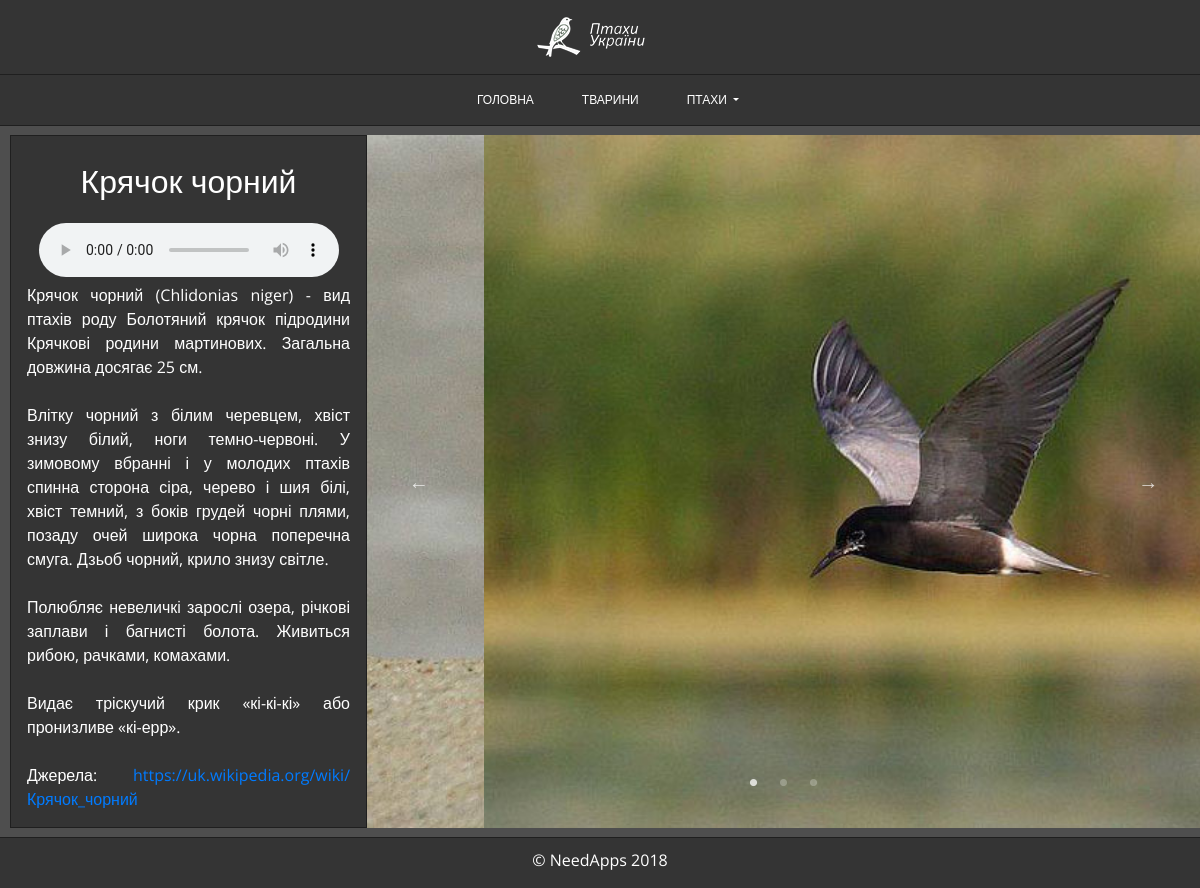
The app's page /waterfowl/1 with its own data.
### waterfowl/models.py (models this page shows, shortened)
class Gallery(models.Model):
    articles = models.ForeignKey(Articles, on_delete=models.CASCADE, related_name='images')
    image_detail = models.ImageField(upload_to='gallery')

class Articles(models.Model):
    title = models.CharField(max_length=120)
    post = models.TextField()
    image = models.ImageField(blank=True, null=True)
    audio = models.FileField(blank=True, null=True)

### templates/waterfowl/post.html (shortened to what this page needs)
<!DOCTYPE html>
<html lang="en">
<head>
    {% load static %}
    <link rel="stylesheet" href="https://cdnjs.cloudflare.com/ajax/libs/normalize/8.0.1/normalize.css">
    <link rel="stylesheet" href="{% static 'css/bootstrap.min.css' %}" type="text/css">
    <link rel="stylesheet" href="{% static 'css/slick.css' %}" type="text/css">
    <link rel="stylesheet" href="{% static 'css/slick-theme.css' %}" type="text/css">
    <link rel="stylesheet" href="{% static 'css/main.css' %}" type="text/css">
</head>
<body class="body">
<header class="header">
    <a href="../"><img src="{% static 'mainApp/images/birds-logo.png' %}" alt="logo" class="logo"></a>
</header>
<nav class="navbar navbar-expand-lg navbar-dark bg-dark">
  <div class="collapse navbar-collapse" id="navbarSupportedContent">
    <ul class="navbar-nav justify-content-center flex-fill ">
      <li class="nav-item active">
        <a class="nav-link" href="/">Головна <span class="sr-only">(current)</span></a>
      </li>
      <li class="nav-item active">
        <a class="nav-link" href="#">Тварини</a>
      </li>
      <li class="nav-item dropdown active">
        <a class="nav-link dropdown-toggle" href="#" id="navbarDropdown" role="button" data-toggle="dropdown" aria-haspopup="true" aria-expanded="false">
          Птахи
        </a>
      </li>
    </ul>
  </div>
</nav>
<div class="detail-content">
        <div class="slider">
            <div class="slider-child">
                {% for image in articles.images.all %}
                    <img class="img-fluid image-detail" src="{{ image.image_detail.url }}">
                {% endfor %}
            </div>
        </div>
        <div class="detail-text">
            <h2 class="title-detail">{{ articles.title }}</h2>
            <div class="audio">
                <audio controls>
                    <source src="{{ articles.audio.url }}" type="audio/mpeg">
                </audio>
            </div>
            <div>{{ articles.post|safe|urlize|linebreaksbr }}</div>
        </div>
    <footer class="footer">
        <p class="footerText">
            &copy; NeedApps 2018
        </p>
    </footer>
</div>
</body>
</html>

### static/css/main.css (style rules this page uses)
html { box-sizing: border-box; position: relative; min-height: 100%; scrollbar-face-color: #646464; scrollbar-base-color: #646464; scrollbar-3dlight-color: #646464; scrollbar-highlight-color: #646464; scrollbar-track-color: #000; scrollbar-arrow-color: #000; scrollbar-shadow-color: #646464; }
.body { font-family: 'Open Sans', sans-serif; margin: 0; }
* { box-sizing: inherit; }
.header { position: absolute; left: 0; top: 0; width: 100%; height: 75px; background-color: #343434; padding: 10px 0; border-bottom: 1px solid #1f1f1f; }
.footer { background-color: #343434; border-top: 1px solid #1f1f1f; text-align: center; color: white; position: absolute; left: 0; bottom: 0; width: 100%; }
.footerText { color: white; margin: 0 auto; padding: 10px 0 10px 0; height: 50px; }
.logo { display: block; margin: 0 auto; }
.bg-dark { background-color: #343434!important; border-bottom: 1px solid #1f1f1f; }
.nav-item { text-transform: uppercase; font-size: 12px; font-weight: normal; padding: .5rem 1rem; }
.navbar { padding: 0; position: absolute; left: 0; top: 75px; width: 100%; }
.detail-content { height: 100vh; padding: 165px 0 90px 40px; background-color: #4e4e4e; }
.detail-text { width: 30%; height: 100%; overflow-y: auto; float: right; text-align: justify; color: white; background-color: #343434; padding: 16px; border: 1px solid #1f1f1f; }
.slider { white-space: nowrap; overflow-x: auto; height: 100%; width: 70%; float: right; }
.slider-child { height: 100%; }
.slick-dotted.slick-slider { margin-bottom: 0; }
.image-detail { display: inline-block; object-fit: cover; }
.title-detail { text-align: center; color: white; padding-bottom: 15px; padding-top: 10px; }
.audio { margin: 0 auto; display: table; }
@media only screen and (max-width: 1220px) and (min-width: 1131px) { .detail-content { padding: 135px 0 60px 10px; } }

### records on screen
Gallery: image_detail (picture)
Gallery: image_detail (picture)
Articles: title "Крячок чорний", post "Крячок чорний (Chlidonias niger) - вид птахів роду Болотяний крячок підродини Крячкові родини мартинових. Загальна довжина досягає 25 см. Влітку чорний з білим черевцем, хвіст знизу білий, ноги темно-червоні. У зимовому вбранні і у молодих птахів спинна сторона сіра, черево і шия білі, хвіст темний, з боків грудей чорні плями, позаду очей широка чорна поперечна смуга. Дзьоб чорний, крило знизу світле. Полюбляє невеличкі зарослі озера, річкові заплави і багнисті болота. Живиться рибою, рачками, комахами. Видає тріскучий крик «кі-кі-кі» або пронизливе «кі-ерр». Джерела: https://uk.wikipedia.org/wiki/Крячок_чорний"
